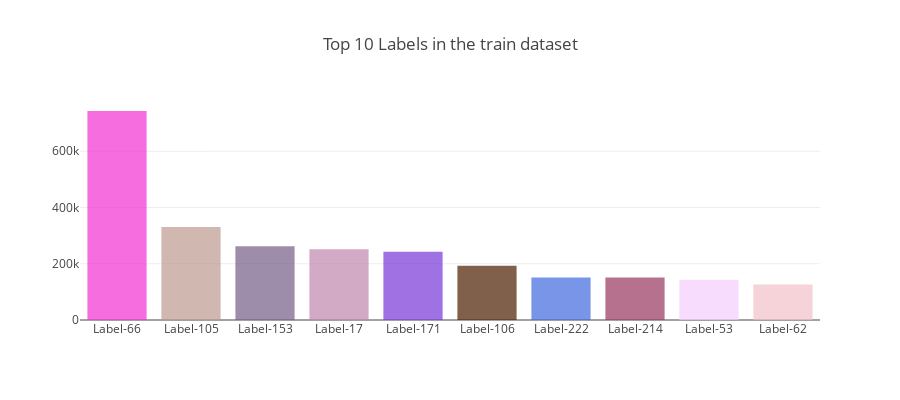

Write notebook code for a chart like this one.
### Code cell
# most common labels 

temps = train_labels.most_common(10)
labels_tr = ["Label-"+str(x[0]) for x in temps]
values = [x[1] for x in temps]

colores = ["#%06x" % random.randint(0, 0xFFFFFF) for _ in range(10) ]

trace1 = go.Bar(x=labels_tr, y=values, opacity=0.7, name="year count", marker=dict(color=colores))
layout = dict(height=400, title='Top 10 Labels in the train dataset', legend=dict(orientation="h"));

fig = go.Figure(data=[trace1], layout=layout);
iplot(fig);

### Figure 1 — Plotly figure (JSON) as saved in the notebook; plotly's stock layout.template omitted (floating-point values rounded to 4 significant figures)
{"data": [{"marker": {"color": ["#f330d3", "#bd9990", "#755d87", "#c187ad", "#7736d8", "#4c1e00", "#3f69dd", "#983661", "#f4cefe", "#f1c1ca"]}, "name": "year count", "opacity": 0.7, "type": "bar", "uid": "6ece5817-18da-4605-bb2a-f0e05f278c03", "x": ["Label-66", "Label-105", "Label-153", "Label-17", "Label-171", "Label-106", "Label-222", "Label-214", "Label-53", "Label-62"], "y": [743250, 330864, 261844, 251869, 243038, 193283, 151339, 150814, 142948, 126473]}], "layout": {"height": 400, "legend": {"orientation": "h"}, "title": {"text": "Top 10 Labels in the train dataset"}}}
